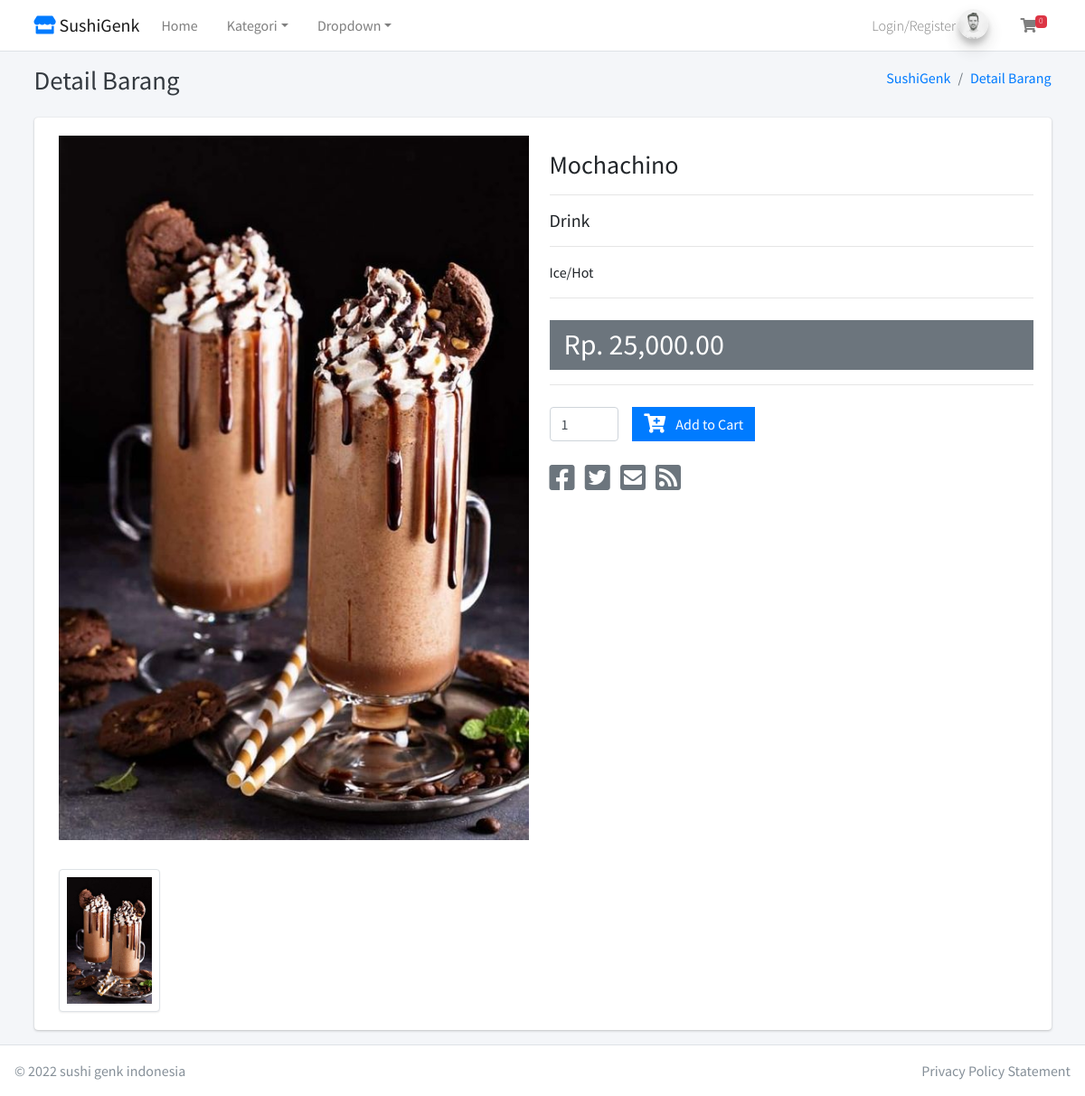
Page /home/detail_barang/12 on the committed database.
### tables this page shows
CREATE TABLE `tbl_barang` (
  `id_barang` int(11) NOT NULL,
  `nama_barang` varchar(255) DEFAULT NULL,
  `id_kategori` int(11) DEFAULT NULL,
  `harga` int(11) DEFAULT NULL,
  `deskripsi` mediumtext DEFAULT NULL,
  `gambar` text DEFAULT NULL,
  `berat` int(11) NOT NULL
);

CREATE TABLE `tbl_kategori` (
  `id_kategori` int(11) NOT NULL,
  `nama_kategori` varchar(50) DEFAULT NULL
);

### application/views/layout/v_content.php (called while the page is built)
<?php
if ($isi) {
	$this->load->view($isi);
}

### application/views/layout/v_wrapper_frontend.php (called while the page is built)
<?php
require_once('v_head.php');
require_once('v_header_frontend.php');
require_once('v_nav_frontend.php');
require_once('v_content.php');
require_once('v_footer_frontend.php');

### application/controllers/Home.php (called while the page is built, shortened)
<?php
class Home extends CI_Controller
{
	public function __construct()
	{
		$this->load->model('m_home');
	}
	public function detail_barang($id_barang)
	{
		$data = array(
			'title' => 'Detail Barang',
			'gambar' => $this->m_home->gambar_barang($id_barang),
			'barang' => $this->m_home->detail_barang($id_barang),
			'isi' => 'v_detail_barang',
		);
		$this->load->view('layout/v_wrapper_frontend', $data, FALSE);
	}
}

### index.php (called while the page is built, shortened)
<?php
require_once BASEPATH.'core/CodeIgniter.php';

### application/models/M_home.php (called while the page is built, shortened)
<?php
class M_home extends CI_Model
{
	public function get_all_data_kategori()
	{
		$this->db->select('*');
		$this->db->from('tbl_kategori');
		$this->db->order_by('id_kategori', 'desc');
		return $this->db->get()->result();
	}
	public function detail_barang($id_barang)
	{
		$this->db->select('*');
		$this->db->from('tbl_barang');
		$this->db->join('tbl_kategori', 'tbl_kategori.id_kategori = tbl_barang.id_kategori', 'left');
		$this->db->where('id_barang', $id_barang);
		return $this->db->get()->row();
	}
	public function gambar_barang($id_barang){
		$this->db->select('*');
		$this->db->from('tbl_gambar');
		$this->db->where('id_barang', $id_barang);
		return $this->db->get()->result();
	}
}

### application/views/v_detail_barang.php (the view, shortened to what this page needs)
<div class="card card-solid">
	<div class="card-body">
		<div class="row">
			<div class="col-12 col-sm-6">
				<div class="col-12">
					<img src="<?= base_url('assets/gambar/' . $barang->gambar) ?>" class="product-image" alt="Product Image">
				</div>
				<div class="col-12 product-image-thumbs">
					<div class="product-image-thumb active"><img src="<?= base_url('assets/gambar/' . $barang->gambar) ?>" alt="Product Image"></div>
				</div>
			</div>
			<div class="col-12 col-sm-6">
				<h3 class="my-3"><?= $barang->nama_barang ?></h3>
				<hr>
				<h5><?= $barang->nama_kategori ?></h5>
				<hr>
				<p><?= $barang->deskripsi ?></p>
				<hr>
				<div class="bg-gray py-2 px-3 mt-4">
					<h2 class="mb-0">
						Rp. <?= number_format($barang->harga, 0) ?>.00
					</h2>
				</div>
				<hr>
				<?php
				echo form_open('belanja/add');
				?>
				<div class="mt-4">
					<div class="row">
						<div class="col-sm-2">
							<input type="number" name="qty" class="form-control" value="1" min="1">
						</div>
						<div class=" col-sm-8">
							<button type="submit" class="btn btn-primary btn-flat swalDefaultSuccess">
								<i class="fas fa-cart-plus fa-lg mr-2"></i>
								Add to Cart
							</button>
						</div>
					</div>
				</div>
				<?php echo form_close(); ?>
				<div class="mt-4 product-share">
					<a href="#" class="text-gray">
						<i class="fab fa-facebook-square fa-2x"></i>
					</a>
					<a href="#" class="text-gray">
						<i class="fab fa-twitter-square fa-2x"></i>
					</a>
					<a href="#" class="text-gray">
						<i class="fas fa-envelope-square fa-2x"></i>
					</a>
					<a href="#" class="text-gray">
						<i class="fas fa-rss-square fa-2x"></i>
					</a>
				</div>
			</div>
		</div>
	</div>
</div>

### rows in the picture
tbl_barang: gambar (picture), nama_barang "Mochachino", id_kategori.nama_kategori "Drink", deskripsi "Ice/Hot", harga "25,000"

### other values in the picture
$jml_item "0"
$title "Detail Barang"
